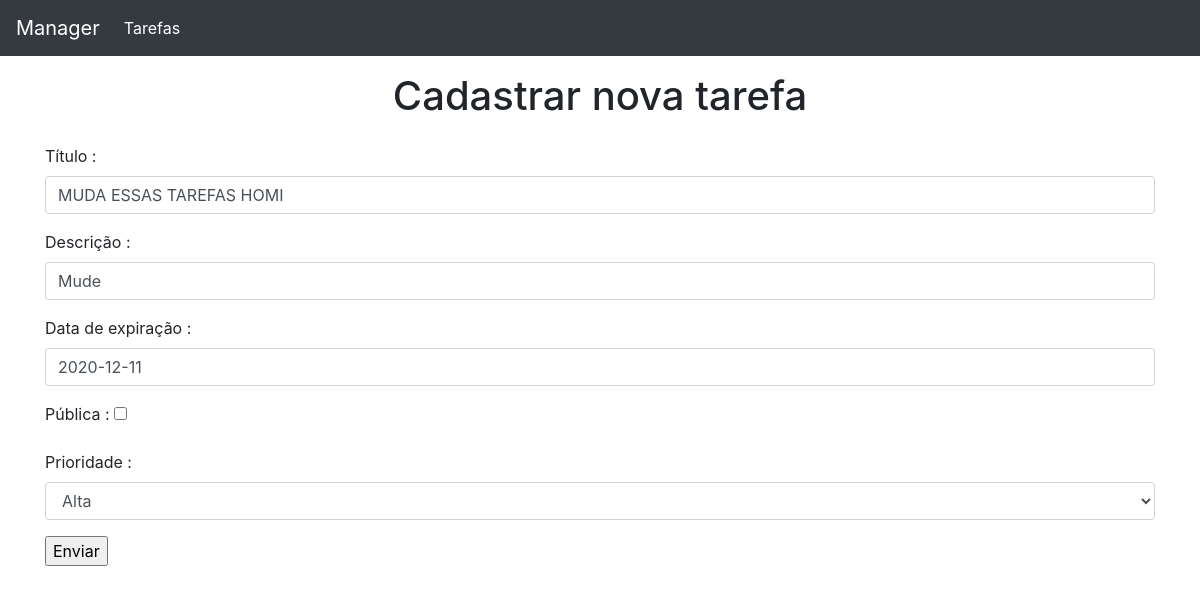
The page /tarefas/editar/7/ (signed in) on the database as committed earlier.
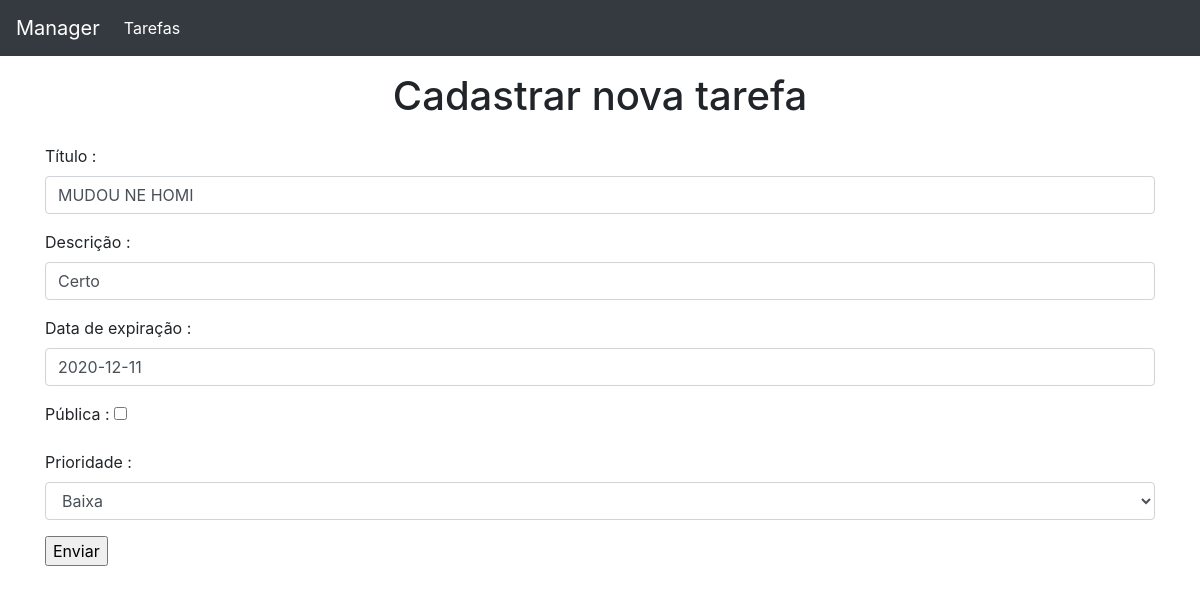
The same page on the database as committed later.
### app/models.py (models this page shows)
class Tarefa(models.Model):
    PRIORIDADE_CHOICES = [
        ('A', "Alta"),
        ('N', "Normal"),
        ('B', "Baixa"),
    ]
    titulo = models.CharField(max_length=30, null=False, blank=False)
    public = models.BooleanField(default=False)
    descricao = models.CharField(max_length=100, null=False, blank=False)
    data_expiracao = models.DateField(null=False, blank=False)
    prioridade = models.CharField(max_length=1, choices=PRIORIDADE_CHOICES, null=False, blank=False)
    usuario = models.ForeignKey(User, null=True, on_delete=models.CASCADE )

### app/views/tarefas_views.py (the view)
# urls.py: path('editar/<int:id>/', editar_tarefas, name="editar_tarefas"),
@login_required
def editar_tarefas(request, id):
    usuario_logado  = request.user.id
    tarefa_especifica = tarefa_service.listar_tarefas_id(id,usuario_logado)
    form_tarefa = TarefaForm(request.POST or None, instance=tarefa_especifica)
    if request.method == 'POST':
        if form_tarefa.is_valid():
            form_tarefa.save()
            return redirect('app:listar_tarefas')
        else:
            redirect('app:editar_tarefas')
    return render(request, 'tarefas/form_tarefa.html', {'form_tarefa':form_tarefa})

### app/forms.py
class TarefaForm(forms.ModelForm):
    class Meta:
        model = Tarefa
        fields = ['titulo','descricao','data_expiracao','public','prioridade']

### app/services/tarefa_service.py (called while the page is built)
def listar_tarefas_id(id,id_user):
    todas_do_user_id = Tarefa.objects.filter(usuario=id_user).all()
    return todas_do_user_id.get(id=id)

### app/templatetags/boot_css.py (called while the page is built)
@register.filter(name='addClass')
def addClass(value, arg):
    return value.as_widget(attrs={'class': arg})

### app/templates/tarefas/form_tarefa.html (shortened to what this page needs)
{% extends 'base.html' %}
{% load boot_css %}
{% block content %}
    <h1 class="text-center p-3">Cadastrar nova tarefa</h1>
    <form  method="POST">
        <div class="form-group">
            <label>Título :</label>
            {{ form_tarefa.titulo|addClass:'form-control' }}
        </div>
        <div class="form-group">
            <label>Descrição :</label>
            {{ form_tarefa.descricao|addClass:'form-control' }}
        </div>
        <div class="form-group">
            <label>Data de expiração :</label>
            {{ form_tarefa.data_expiracao|addClass:'form-control' }}
        </div>
        <div class="form-group">
            <label>Pública :</label>
            {{ form_tarefa.public }}
        </div>
        <div class="form-group">
            <label>Prioridade :</label>
            {{ form_tarefa.prioridade|addClass:'form-control' }}
        </div>
        <div class="form-group">
            <input type="submit" value="Enviar"/>
        </div>
    </form>
{% endblock %}

Rows that differ between the two databases and show on the page:
changed Tarefa: titulo "MUDA ESSAS TAREFAS HOMI" → "MUDOU NE HOMI"; descricao "Mude" → "Certo"; prioridade "Alta" → "Baixa"
